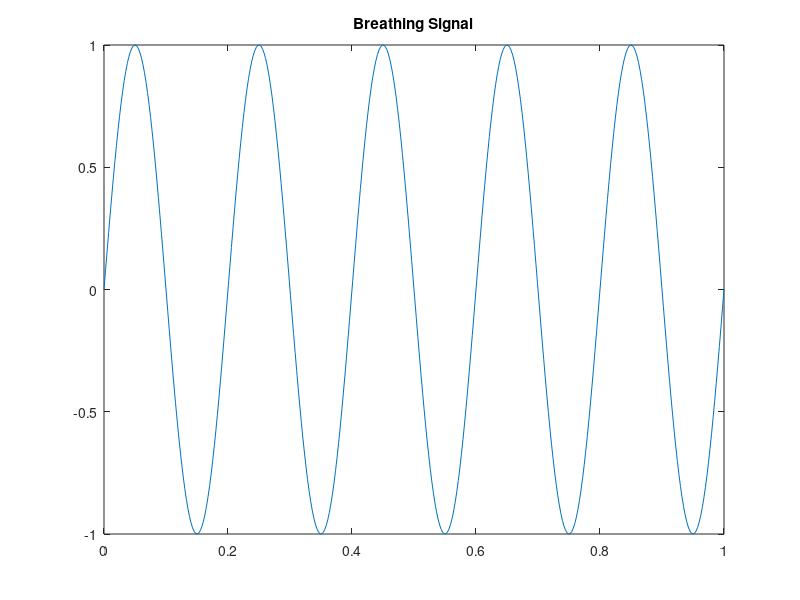
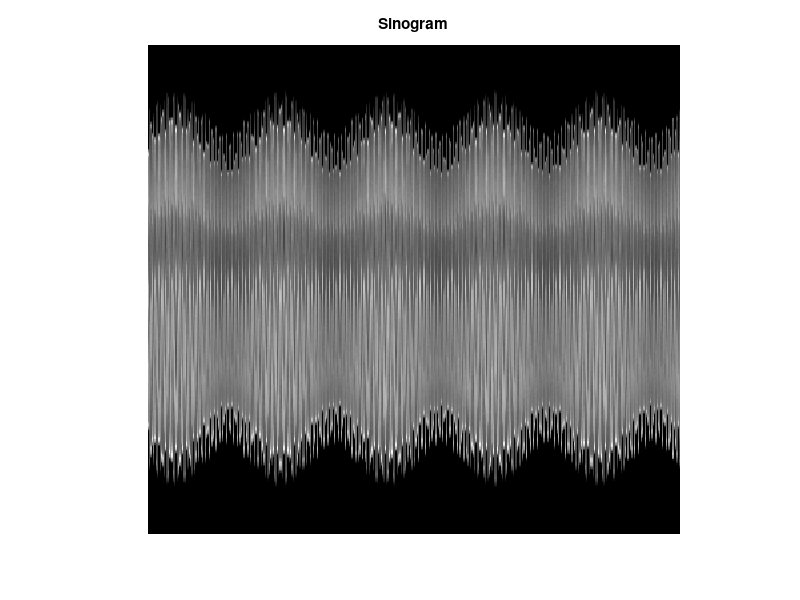

The MATLAB source for these figures, in order: (Note: this script raises an error after producing the figures.)
%% 
N = 256;                  
num_bins = 5; % = number of respiratory phases, try 5
num_breaths = 5;
expansion_level = 0.4;

num_spokes = 400; % try 400   
golden_angle = 111.246;   

% simulate expansion/compression during breathing
t = linspace(0, 1, num_spokes);
breathing_signal = sin(2 * pi * num_breaths * t); 

figure(10); plot(t, breathing_signal); title('Breathing Signal');

%% Generate data
% create a dynamic phantom that changes as the "patient" "breathes"

sample_p = zeros(N, N);
sample_projection = radon(sample_p, 0); % match the dimensions
len = length(sample_projection);

sinogram = zeros(len, num_spokes); 
angles = mod((0:num_spokes-1) * golden_angle, 180);

for i = 1:num_spokes
    current_scale = 1.0 + expansion_level * ((breathing_signal(i) + 1) / 2);
    
    p = phantom('Modified Shepp-Logan', N);
    p_scaled = imresize(p, current_scale, 'bilinear');
    
    % center = floor(size/2)
    % start = c = (n/2) + 1, end = c + (n/2)
    sz = size(p_scaled);
    p_final = zeros(N, N);
    r_idx = max(1, floor((sz(1)-N)/2)):min(sz(1), floor((sz(1)+N)/2)-1);
    c_idx = max(1, floor((sz(2)-N)/2)):min(sz(2), floor((sz(2)+N)/2)-1);
  
    p_final = p_scaled(floor(sz(1)/2)-N/2+1:floor(sz(1)/2)+N/2, ...
                       floor(sz(2)/2)-N/2+1:floor(sz(2)/2)+N/2);

    % can fix cropping to project onto a larger image than NxN
    
    % a single radial projection at the golden angle
    res = radon(p_final, angles(i));
    sinogram(:, i) = res;
end

figure(20); imagesc(sinogram); colormap("gray"); axis equal off;
title('Sinogram');

%% Binning 

% group spokes into bins based on the breathing signal amplitude

[~, bin_edges] = histcounts(breathing_signal, num_bins);
bin_indices = discretize(breathing_signal, bin_edges);

%% iradon method
reconstructed_bins_iradon = zeros(N, N, num_bins);

for b = 1:num_bins
    % Extract spokes belonging to a specific respiratory phase
    idx = (bin_indices == b);
    bin_sinogram = sinogram(:, idx);
    bin_angles = angles(idx);
    
    reconstructed_bins_iradon(:,:,b) = iradon(bin_sinogram, bin_angles, 'Linear', 'Ram-Lak', 1, N);
    % very undersampled
end

% average reconstruction (no binning)
average_image_iradon = iradon(sinogram, angles, 'Linear', 'Ram-Lak', 1, N);

figure(30);
subplot(1, 3, 1); imshow(average_image_iradon, []);
title('No Binning (iradon)');
subplot(1, 3, 2); imshow(reconstructed_bins_iradon(:,:,1), []);
title('Full Exhale (iradon)');
subplot(1, 3, 3); imshow(reconstructed_bins_iradon(:,:,num_bins), []);
title('Full Inhale (iradon)');

% can use iterative reconstruction to decrease streaking artifact

figure(31);
for i=1:num_bins
   subplot(1, num_bins, i);
   imshow(reconstructed_bins_iradon(:,:,i));
   title(['Bin ' num2str(i) ' (iradon)']);
end
%% 

% rudimentary denoising function just to test
% update later

function u = basic_tv_denoise(u, lambda, iters)
    dt = 0.2; % stability step size
    
    for i = 1:iters
        % fradients (forward differences)
        [ux, uy] = gradient(u);
        
        % magnitude of gradient
        mag = sqrt(ux.^2 + uy.^2 + 1e-6);
        
        % normalized gradient
        nx = ux ./ mag;
        ny = uy ./ mag;
        
        % divergence, where the noise it
        [nxx, ~] = gradient(nx);
        [~, nyy] = gradient(ny);
        div = nxx + nyy;
        
        u = u + dt * lambda * div;
    end
end
%% Total variation regularization

% parameters
num_iterations = 20;
lambda_tv = 0.005; % higher is more smoothed
step_size = 0.1; % alpha, learning rate
denoise_iterations = 5;

reconstructed_bins_tv = zeros(N, N, num_bins);
all_residuals = zeros(num_iterations, num_bins); % store error

for b = 1:num_bins
    % Extract spokes belonging to a specific respiratory phase
    idx = (bin_indices == b);
    bin_sinogram = sinogram(:, idx);
    bin_angles = angles(idx);

    % initial guess, with iradon
    u = reconstructed_bins_iradon(:,:,b);

    local_step = step_size / length(bin_angles);

    bin_norm = norm(bin_sinogram(:));
    
    for i = 1:num_iterations
        % forward project current guess (radon space)
        current_sinogram = radon(u, bin_angles);

        if size(current_sinogram, 1) ~= size(bin_sinogram, 1)
            error('Dimension mismatch, check scaling.');
        end
        error_sinogram = current_sinogram - bin_sinogram;

        % monitor convergence
        all_residuals(i, b) = norm(error_sinogram(:)) / bin_norm;

        % object space
        backproj_error = iradon(error_sinogram, bin_angles, 'none', 'Linear', 1, N);

        % data fidelity
        u = u - local_step * backproj_error;

        % TV regularization
        u = basic_tv_denoise(u, lambda_tv, denoise_iterations);

        % should be non-negative
        u(u<0) = 0;

        fprintf('Bin %2.d, Iter %2.d, Max Value: %.2f\n', b, i, max(u(:)));
    end

    reconstructed_bins_tv(:,:,b) = u;
end

figure(40);
for i=1:num_bins
   subplot(1, num_bins, i);
   imshow(reconstructed_bins_tv(:,:,i));
   title(['Bin ' num2str(i) ' (TV)']);
end

%% Convergence plots

figure(50);
plot(1:num_iterations, all_residuals, '-o', 'LineWidth', 2);
grid on;
xlabel('Iteration Number');
ylabel('Relative Residual (Data Mismatch)');
title('Convergence Plot of TV Reconstruction');
legend_labels = arrayfun(@(x) sprintf('Bin %d', x), 1:num_bins, 'UniformOutput', false);
legend(legend_labels);

%% TV Regularization 2

% rudimentary denoising function just to test
% update later

function u = basic_tv_denoise(u, lambda, iters)
    dt = 0.2; % stability step size
    
    for i = 1:iters
        % fradients (forward differences)
        [ux, uy] = gradient(u);
        
        % magnitude of gradient
        mag = sqrt(ux.^2 + uy.^2 + 1e-6);
        
        % normalized gradient
        nx = ux ./ mag;
        ny = uy ./ mag;
        
        % divergence, where the noise it
        [nxx, ~] = gradient(nx);
        [~, nyy] = gradient(ny);
        div = nxx + nyy;
        
        u = u + dt * lambda * div;
    end
end

% parameters
num_iterations = 20;
lambda_tv = 0.005; % higher is more smoothed
step_size = 0.1; % alpha, learning rate
denoise_iterations = 5;

reconstructed_bins_tv = zeros(N, N, bins);
all_residuals = zeros(num_iterations, bins); % store error

for b = 1:bins
    % Extract spokes belonging to a specific respiratory phase
    idx = (bin_indices == b);
    bin_sinogram = sinogram(:, idx);
    bin_angles = angles(idx);

    % initial guess, with iradon
    u = reconstructed_iradon(:,:,b);

    local_step = step_size / length(bin_angles);

    bin_norm = norm(bin_sinogram(:));
    
    for i = 1:num_iterations
        % forward project current guess (radon space)
        current_sinogram = radon(u, bin_angles);

        if size(current_sinogram, 1) ~= size(bin_sinogram, 1)
            error('Dimension mismatch, check scaling.');
        end
        error_sinogram = current_sinogram - bin_sinogram;

        % monitor convergence
        all_residuals(i, b) = norm(error_sinogram(:)) / bin_norm;

        % object space
        backproj_error = iradon(error_sinogram, bin_angles, 'none', 'Linear', 1, N);

        % data fidelity
        u = u - local_step * backproj_error;

        % TV regularization
        u = basic_tv_denoise(u, lambda_tv, denoise_iterations);

        % should be non-negative
        u(u<0) = 0;

        fprintf('Bin %2.d, Iter %2.d, Max Value: %.2f\n', b, i, max(u(:)));
    end

    reconstructed_bins_tv(:,:,b) = u;
end

figure;
for i=1:bins
   subplot(1, bins, i);
   imshow(reconstructed_bins_tv(:,:,i));
   title(['Bin ' num2str(i) ' (TV)']);
end

figure;
plot(1:num_iterations, all_residuals, '-o', 'LineWidth', 2);
grid on;
xlabel('Iteration Number');
ylabel('Relative Residual (Data Mismatch)');
title('Convergence Plot of TV Reconstruction');
legend_labels = arrayfun(@(x) sprintf('Bin %d', x), 1:bins, 'UniformOutput', false);
legend(legend_labels);
